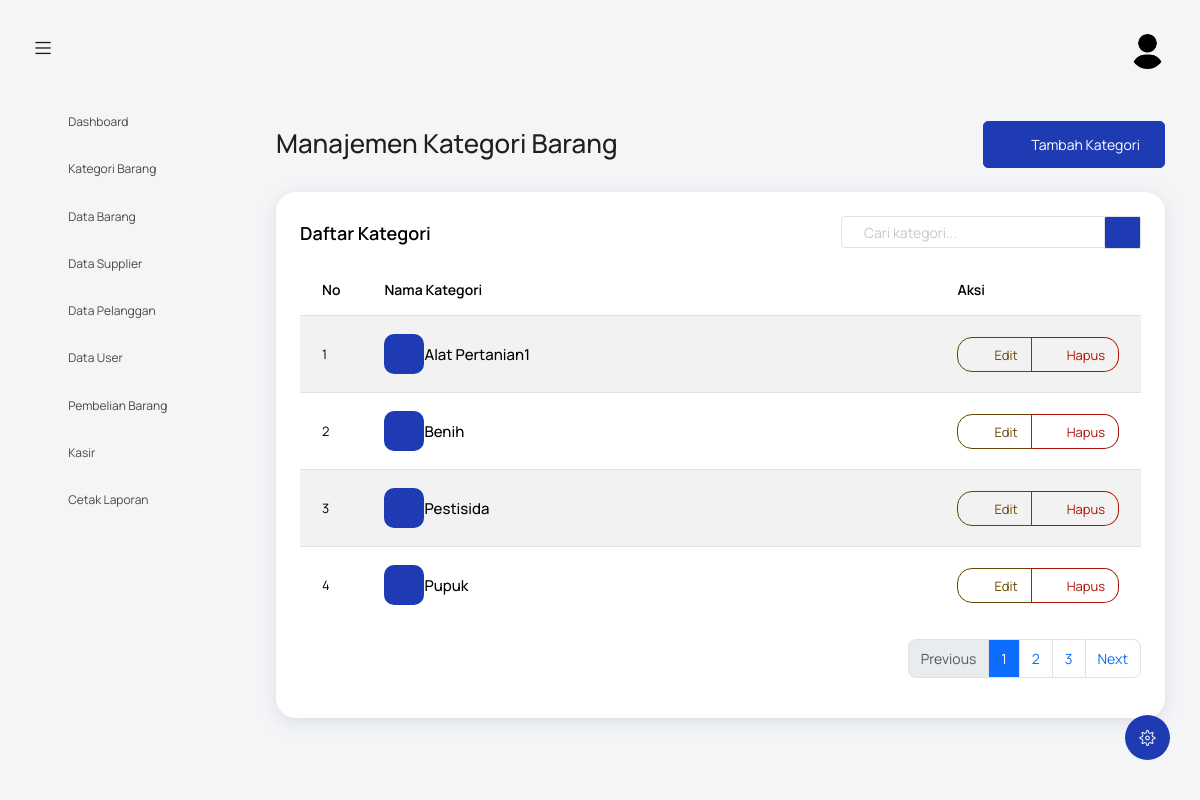
Screenshot of /index.php?controller=kategoriBarang&action=index (signed in) with the database file from the repository.
### tables this page shows
CREATE TABLE `kategori_barang` (
  `id_kategori` int NOT NULL,
  `nama_kategori` varchar(100) NOT NULL
);

### controllers/KategoriBarangController.php (called while the page is built, shortened)
<?php
require_once 'models/KategoriBarangModel.php';
class KategoriBarangController {
    private $model;
    public function __construct() {
        $this->model = new KategoriBarangModel();
    }
    public function index() {
        $kategori_barang = $this->model->getAll();
        include 'views/kategori-barang/index.php';
    }
}
?>

### models/KategoriBarangModel.php (called while the page is built, shortened)
<?php
require_once 'config/koneksi.php';
class KategoriBarangModel {
    private $conn;
    private $table = 'kategori_barang';
    public function __construct() {
        $database = new Database();
        $this->conn = $database->getConnection();
    }
    public function getAll() {
        $query = "SELECT * FROM " . $this->table . " ORDER BY nama_kategori ASC";
        $stmt = $this->conn->prepare($query);
        $stmt->execute();
        return $stmt->fetchAll(PDO::FETCH_ASSOC);
    }
}
?>

### config/koneksi.php (called while the page is built, shortened)
<?php
class Database {
    private $host = "localhost";
    private $username = "root";
    private $password = "";
    private $database = "agro_tani";
    public function getConnection() {
        $this->conn = null;
        try {
            $this->conn = new PDO("mysql:host=" . $this->host . ";dbname=" . $this->database, $this->username, $this->password);
            $this->conn->exec("set names utf8");
            $this->conn->setAttribute(PDO::ATTR_ERRMODE, PDO::ERRMODE_EXCEPTION);
            $this->conn->setAttribute(PDO::ATTR_DEFAULT_FETCH_MODE, PDO::FETCH_ASSOC);
        } catch(PDOException $exception) {
            error_log("Database connection error: " . $exception->getMessage());
            echo "Koneksi database gagal: " . $exception->getMessage();
        }
        return $this->conn;
    }
}
?>

### views/kategori-barang/index.php (the view, shortened to what this page needs)
<?php include('template/header.php'); ?>
<body>
  <div class="container-scroller">
    <?php include 'template/navbar.php'; ?>
    <div class="container-fluid page-body-wrapper">
      <?php include 'template/setting_panel.php'; ?>
      <?php include 'template/sidebar.php'; ?>
      <div class="main-panel">
        <div class="content-wrapper">
          <div class="row">
            <div class="col-sm-12">
              <div class="d-flex justify-content-between align-items-center mb-4">
                <div>
                  <h2 class="mb-1">Manajemen Kategori Barang</h2>
                </div>
                <?php if ($_SESSION['role'] === 'admin' || $_SESSION['role'] === 'kasir'): ?>
                  <a href="index.php?controller=kategoriBarang&action=tambah" class="btn btn-primary btn-icon-text">
                    <i class="mdi mdi-plus btn-icon-prepend"></i> Tambah Kategori
                  </a>
                <?php endif; ?>
              </div>
            </div>
          </div>
          <div class="row">
            <div class="col-12">
              <div class="card">
                <div class="card-body">
                  <div class="d-flex justify-content-between align-items-center mb-3">
                    <h4 class="card-title mb-0">Daftar Kategori</h4>
                    <div class="d-flex">
                      <div class="input-group" style="width: 300px;">
                        <input type="text" class="form-control" placeholder="Cari kategori...">
                        <div class="input-group-append">
                          <span class="input-group-text bg-primary text-white"><i class="mdi mdi-magnify"></i></span>
                        </div>
                      </div>
                    </div>
                  </div>
                  <div class="table-responsive mt-3">
                    <table class="table table-hover table-striped">
                      <thead class="thead-light">
                        <tr>
                          <th width="5%">No</th>
                          <th>Nama Kategori</th>
                          <th width="20%">Aksi</th>
                        </tr>
                      </thead>
                      <tbody>
                        <?php if (!empty($kategori_barang)): ?>
                          <?php $no = 1; foreach ($kategori_barang as $kategori): ?>
                            <tr>
                              <td><?php echo $no++; ?></td>
                              <td>
                                <div class="d-flex align-items-center">
                                  <div class="mr-2">
                                    <div class="icon-rounded bg-primary text-white d-flex align-items-center justify-content-center" style="width: 40px; height: 40px; border-radius: 10px;">
                                      <i class="mdi mdi-package-variant"></i>
                                    </div>
                                  </div>
                                  <div>
                                    <h6 class="mb-0"><?php echo htmlspecialchars($kategori['nama_kategori']); ?></h6>
                                  </div>
                                </div>
                              </td>
                              <td>
                                <div class="btn-group" role="group">
                                  <?php if ($_SESSION['role'] === 'admin' || $_SESSION['role'] === 'kasir'): ?>
                                    <a href="index.php?controller=kategoriBarang&action=edit&id=<?php echo $kategori['id_kategori']; ?>"
                                       class="btn btn-sm btn-outline-warning btn-icon-text" title="Edit">
                                      <i class="mdi mdi-file-edit btn-icon-prepend"></i> Edit
                                    </a>
                                  <?php endif; ?>
                                  <?php if ($_SESSION['role'] === 'admin'): ?>
                                    <a href="index.php?controller=kategoriBarang&action=hapus&id=<?php echo $kategori['id_kategori']; ?>"
                                       class="btn btn-sm btn-outline-danger btn-icon-text"
                                       onclick="return confirm('Apakah Anda yakin ingin menghapus kategori ini?')"
                                       title="Hapus">
                                      <i class="mdi mdi-delete btn-icon-prepend"></i> Hapus
                                    </a>
                                  <?php endif; ?>
                                </div>
                              </td>
                            </tr>
                          <?php endforeach; ?>
                        <?php endif; ?>
                      </tbody>
                    </table>
                  </div>
                  <?php if (!empty($kategori_barang)): ?>
                    <nav aria-label="Page navigation">
                      <ul class="pagination justify-content-end mt-3">
                        <li class="page-item disabled">
                          <a class="page-link" href="#" tabindex="-1">Previous</a>
                        </li>
                        <li class="page-item active"><a class="page-link" href="#">1</a></li>
                        <li class="page-item"><a class="page-link" href="#">2</a></li>
                        <li class="page-item"><a class="page-link" href="#">3</a></li>
                        <li class="page-item">
                          <a class="page-link" href="#">Next</a>
                        </li>
                      </ul>
                    </nav>
                  <?php endif; ?>
                </div>
              </div>
            </div>
          </div>
        </div>
      </div>
    </div>
  </div>
</body>
</html>

### rows the page displays
kategori_barang: nama_kategori "Alat Pertanian1"
kategori_barang: nama_kategori "Benih"
kategori_barang: nama_kategori "Pestisida"
kategori_barang: nama_kategori "Pupuk"
